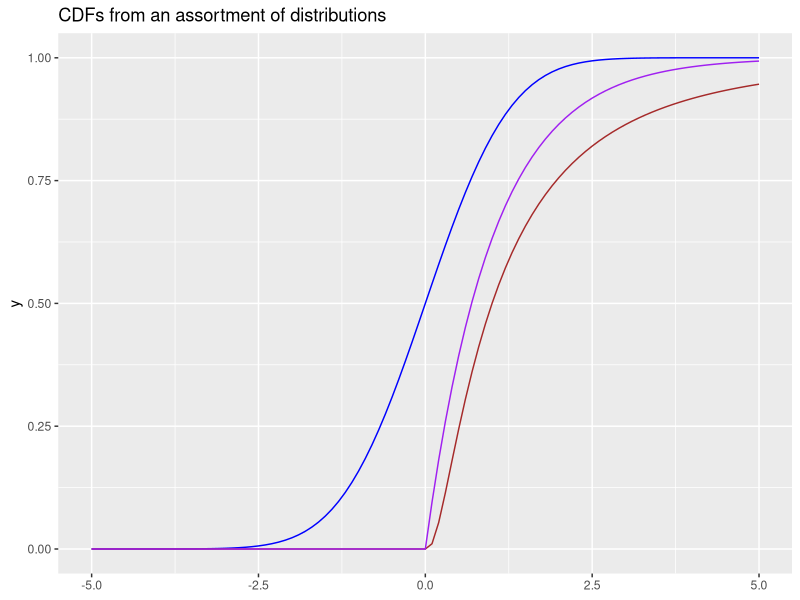

Generate this figure with R: (Note: this script raises an error after producing the figure.)
## ---- chunk 1
#| message: false
library(tidyverse)
set.seed(sum(utf8ToInt("SoME2")))
## ---- chunk 2
totalFlips = 100
prob = 0.2 # Took me 5 tries to flip the bottle once
rbinom(totalFlips, 1, prob) # 1 represents a successful flip
## ---- chunk 3
totalGames=100
avgGoalsPerGame = 1
rpois(totalGames,avgGoalsPerGame)
## ---- chunk 4
normal <- pnorm
logNormal <- plnorm
exponential <- pexp

ggplot() + xlim(-5, 5) + 
  geom_function(fun = pnorm, colour="blue") +
  geom_function(fun = logNormal, colour="brown") +
  geom_function(fun = exponential, colour="purple") +
  labs(title="CDFs from an assortment of distributions")
## ---- chunk 5
#| echo: false
#| fig-cap: "What the inverse function means"
knitr::include_graphics("inverse.png")
## ---- chunk 6
#| echo: false
#| fig-cap: "[Midjourney](https://www.midjourney.com/home/) AI Art with the prompt of 'Inverse Transform Theorem'"
knitr::include_graphics("midjourney.png")
## ---- chunk 7
#| echo: false
today <- Sys.Date()
format(today, format="%d %B %Y")
